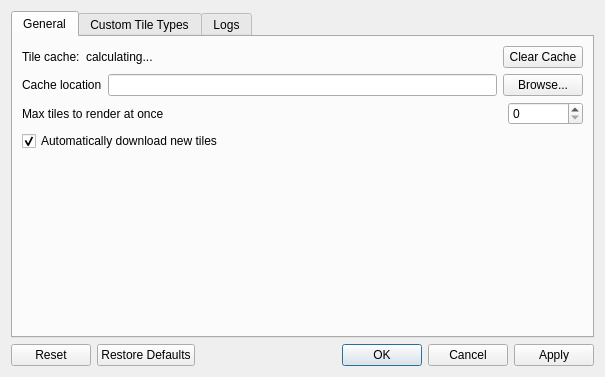
<?xml version="1.0" encoding="UTF-8"?>
<ui version="4.0">
 <class>qosmDialogSettings</class>
 <widget class="QDialog" name="qosmDialogSettings">
  <property name="geometry">
   <rect>
    <x>0</x>
    <y>0</y>
    <width>605</width>
    <height>377</height>
   </rect>
  </property>
  <property name="windowTitle">
   <string>QOSM Settings</string>
  </property>
  <property name="modal">
   <bool>true</bool>
  </property>
  <layout class="QVBoxLayout" name="verticalLayout_4">
   <item>
    <widget class="QTabWidget" name="tabWidget">
     <property name="currentIndex">
      <number>0</number>
     </property>
     <widget class="QWidget" name="tabGeneral">
      <attribute name="title">
       <string>General</string>
      </attribute>
      <layout class="QVBoxLayout" name="verticalLayout_5">
       <item>
        <layout class="QHBoxLayout" name="horizontalLayout_4">
         <item>
          <widget class="QLabel" name="label_5">
           <property name="text">
            <string>Tile cache:</string>
           </property>
          </widget>
         </item>
         <item>
          <widget class="QLabel" name="generalCacheSize">
           <property name="sizePolicy">
            <sizepolicy hsizetype="Expanding" vsizetype="Preferred">
             <horstretch>0</horstretch>
             <verstretch>0</verstretch>
            </sizepolicy>
           </property>
           <property name="text">
            <string>calculating...</string>
           </property>
          </widget>
         </item>
         <item>
          <widget class="QPushButton" name="generalClearCache">
           <property name="text">
            <string>Clear Cache</string>
           </property>
          </widget>
         </item>
        </layout>
       </item>
       <item>
        <layout class="QHBoxLayout" name="horizontalLayout">
         <item>
          <widget class="QLabel" name="label_7">
           <property name="text">
            <string>Cache location</string>
           </property>
          </widget>
         </item>
         <item>
          <widget class="QLineEdit" name="generalCacheLocation"/>
         </item>
         <item>
          <widget class="QPushButton" name="generalBrowse">
           <property name="text">
            <string>Browse...</string>
           </property>
          </widget>
         </item>
        </layout>
       </item>
       <item>
        <layout class="QHBoxLayout" name="horizontalLayout_2">
         <item>
          <widget class="QLabel" name="label">
           <property name="sizePolicy">
            <sizepolicy hsizetype="Expanding" vsizetype="Preferred">
             <horstretch>0</horstretch>
             <verstretch>0</verstretch>
            </sizepolicy>
           </property>
           <property name="text">
            <string>Max tiles to render at once</string>
           </property>
          </widget>
         </item>
         <item>
          <widget class="QSpinBox" name="generalMaxTiles">
           <property name="sizePolicy">
            <sizepolicy hsizetype="Preferred" vsizetype="Fixed">
             <horstretch>0</horstretch>
             <verstretch>0</verstretch>
            </sizepolicy>
           </property>
           <property name="minimumSize">
            <size>
             <width>75</width>
             <height>0</height>
            </size>
           </property>
           <property name="maximum">
            <number>9999</number>
           </property>
          </widget>
         </item>
        </layout>
       </item>
       <item>
        <widget class="QCheckBox" name="autoDownload">
         <property name="text">
          <string>Automatically download new tiles</string>
         </property>
         <property name="checked">
          <bool>true</bool>
         </property>
        </widget>
       </item>
       <item>
        <spacer name="verticalSpacer">
         <property name="orientation">
          <enum>Qt::Vertical</enum>
         </property>
         <property name="sizeHint" stdset="0">
          <size>
           <width>20</width>
           <height>119</height>
          </size>
         </property>
        </spacer>
       </item>
      </layout>
     </widget>
     <widget class="QWidget" name="tabTiletypes">
      <attribute name="title">
       <string>Custom Tile Types</string>
      </attribute>
      <layout class="QVBoxLayout" name="verticalLayout_2">
       <item>
        <widget class="QListWidget" name="tiletypesList">
         <property name="sizePolicy">
          <sizepolicy hsizetype="Expanding" vsizetype="Maximum">
           <horstretch>0</horstretch>
           <verstretch>0</verstretch>
          </sizepolicy>
         </property>
         <property name="maximumSize">
          <size>
           <width>16777215</width>
           <height>150</height>
          </size>
         </property>
        </widget>
       </item>
       <item>
        <layout class="QHBoxLayout" name="horizontalLayout_3">
         <item>
          <widget class="QLabel" name="label_3">
           <property name="text">
            <string>URL Pattern</string>
           </property>
          </widget>
         </item>
         <item>
          <widget class="QLineEdit" name="tiletypesPattern"/>
         </item>
         <item>
          <widget class="QPushButton" name="tiletypeChange">
           <property name="enabled">
            <bool>false</bool>
           </property>
           <property name="text">
            <string>Change</string>
           </property>
          </widget>
         </item>
         <item>
          <widget class="QPushButton" name="tiletypeRemove">
           <property name="enabled">
            <bool>false</bool>
           </property>
           <property name="text">
            <string>Remove</string>
           </property>
          </widget>
         </item>
        </layout>
       </item>
       <item>
        <widget class="QGroupBox" name="groupBox">
         <property name="sizePolicy">
          <sizepolicy hsizetype="Preferred" vsizetype="Preferred">
           <horstretch>0</horstretch>
           <verstretch>0</verstretch>
          </sizepolicy>
         </property>
         <property name="title">
          <string>More info</string>
         </property>
         <layout class="QVBoxLayout" name="verticalLayout_3">
          <item>
           <widget class="QLabel" name="label_4">
            <property name="text">
             <string>Custom tile types can be added using the layer properties dialog. For a list of commonly used tile types, visit http://wiki.openstreetmap.org/wiki/Tile_servers</string>
            </property>
            <property name="alignment">
             <set>Qt::AlignLeading|Qt::AlignLeft|Qt::AlignTop</set>
            </property>
            <property name="wordWrap">
             <bool>true</bool>
            </property>
           </widget>
          </item>
         </layout>
        </widget>
       </item>
       <item>
        <spacer name="verticalSpacer_2">
         <property name="orientation">
          <enum>Qt::Vertical</enum>
         </property>
         <property name="sizeHint" stdset="0">
          <size>
           <width>20</width>
           <height>40</height>
          </size>
         </property>
        </spacer>
       </item>
      </layout>
     </widget>
     <widget class="QWidget" name="tabLogs">
      <attribute name="title">
       <string>Logs</string>
      </attribute>
      <layout class="QVBoxLayout" name="verticalLayout">
       <item>
        <widget class="QComboBox" name="logWhichLog">
         <item>
          <property name="text">
           <string>Current session</string>
          </property>
         </item>
         <item>
          <property name="text">
           <string>Previous session</string>
          </property>
         </item>
        </widget>
       </item>
       <item>
        <widget class="QTextBrowser" name="logText"/>
       </item>
      </layout>
     </widget>
    </widget>
   </item>
   <item>
    <widget class="QDialogButtonBox" name="button_box">
     <property name="orientation">
      <enum>Qt::Horizontal</enum>
     </property>
     <property name="standardButtons">
      <set>QDialogButtonBox::Apply|QDialogButtonBox::Cancel|QDialogButtonBox::Ok|QDialogButtonBox::Reset|QDialogButtonBox::RestoreDefaults</set>
     </property>
    </widget>
   </item>
  </layout>
 </widget>
 <resources/>
 <connections>
  <connection>
   <sender>button_box</sender>
   <signal>accepted()</signal>
   <receiver>qosmDialogSettings</receiver>
   <slot>accept()</slot>
   <hints>
    <hint type="sourcelabel">
     <x>20</x>
     <y>20</y>
    </hint>
    <hint type="destinationlabel">
     <x>20</x>
     <y>20</y>
    </hint>
   </hints>
  </connection>
  <connection>
   <sender>button_box</sender>
   <signal>rejected()</signal>
   <receiver>qosmDialogSettings</receiver>
   <slot>reject()</slot>
   <hints>
    <hint type="sourcelabel">
     <x>20</x>
     <y>20</y>
    </hint>
    <hint type="destinationlabel">
     <x>20</x>
     <y>20</y>
    </hint>
   </hints>
  </connection>
 </connections>
</ui>
